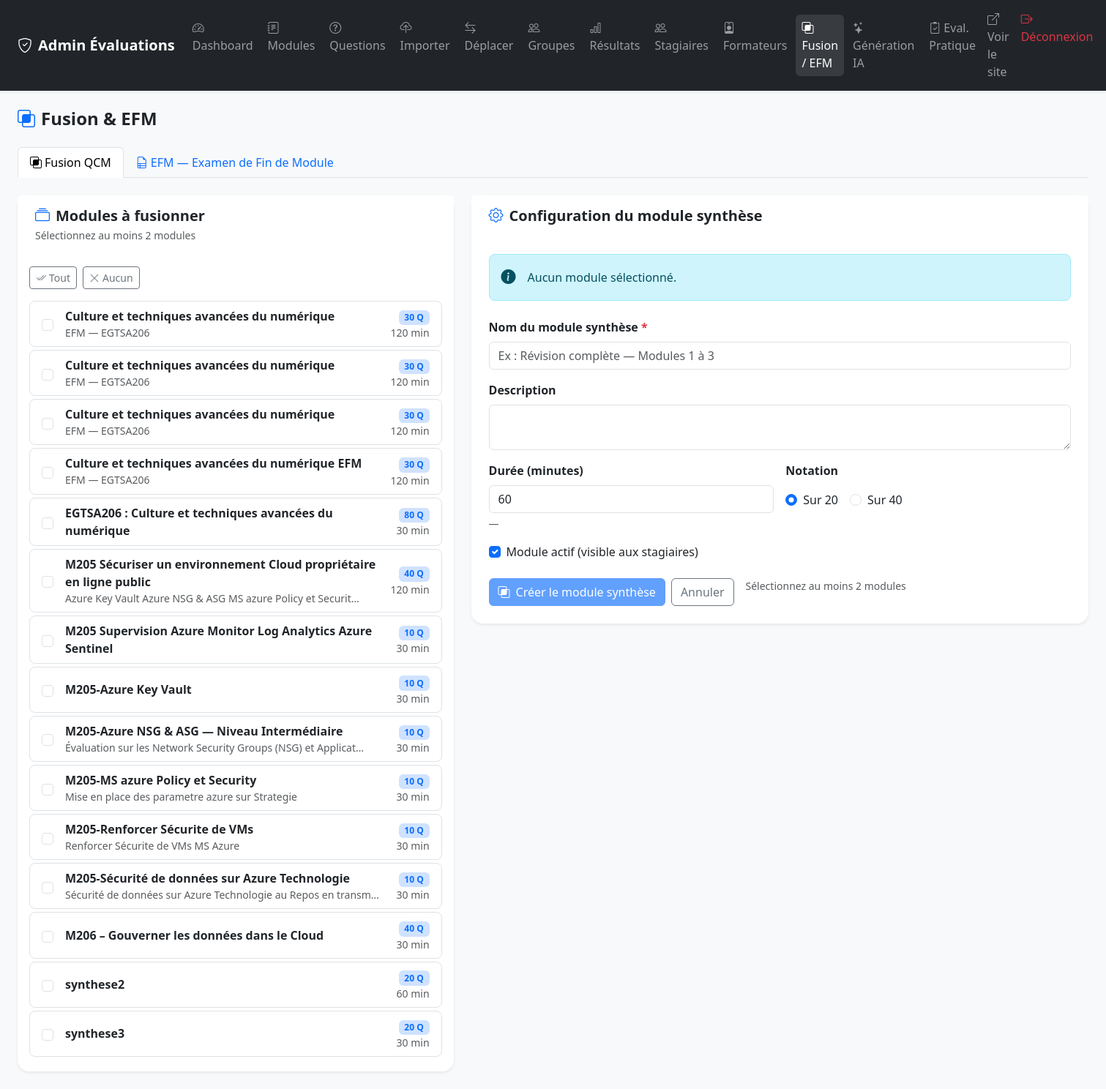
The page /admin/fusion.php (signed in) on the database its author committed.
### tables this page shows
CREATE TABLE `modules` (
  `id` int NOT NULL AUTO_INCREMENT,
  `nom` varchar(150) NOT NULL,
  `description` text,
  `duree_minutes` int DEFAULT '30',
  `note_max` int DEFAULT '20' COMMENT 'Notation sur 20 ou 40',
  `actif` tinyint(1) DEFAULT '1',
  `type` varchar(10) NOT NULL DEFAULT 'qcm',
  `meta_json` text,
  `created_at` timestamp NULL DEFAULT CURRENT_TIMESTAMP,
  PRIMARY KEY (`id`)
);

### includes/functions.php (called while the page is built, shortened)
<?php
function sanitize(string $str): string {
    return htmlspecialchars(trim($str), ENT_QUOTES, 'UTF-8');
}
function getAllModules(): array {
    $pdo = getDB();
    return $pdo->query("
        SELECT m.*,
               COALESCE(m.note_max, 20) AS note_max,
               (SELECT COUNT(*) FROM questions q WHERE q.module_id = m.id) AS nb_questions,
               COALESCE(em.code_module,   '') AS efm_code_module,
               COALESCE(em.filiere,       '') AS efm_filiere,
               COALESCE(em.etablissement, '') AS efm_etablissement,
               COALESCE(em.annee,         '') AS efm_annee
        FROM modules m
        LEFT JOIN modules_efm_meta em ON em.module_id = m.id
        ORDER BY m.nom
    ")->fetchAll();
}

### admin/fusion.php (the view, shortened to what this page needs)
<?php
require_once __DIR__ . '/../includes/functions.php';
$activeTab = 'fusion';
$modules = getAllModules();
?>
<!DOCTYPE html>
<html lang="fr">
<head>
    <link href="https://cdn.jsdelivr.net/npm/bootstrap@5.3.2/dist/css/bootstrap.min.css" rel="stylesheet">
    <link href="https://cdn.jsdelivr.net/npm/bootstrap-icons@1.11.3/font/bootstrap-icons.min.css" rel="stylesheet">
    <link href="../assets/css/style.css" rel="stylesheet">
</head>
<body class="bg-light">
<?php include __DIR__ . '/partials/navbar.php'; ?>
<div class="container-fluid py-4 px-4">
    <div class="d-flex align-items-center mb-4 gap-3">
        <h2 class="h4 fw-bold mb-0">
            <i class="bi bi-intersect me-2 text-primary"></i>Fusion &amp; EFM
        </h2>
    </div>
    <ul class="nav nav-tabs mb-4" id="fusionTabs">
        <li class="nav-item">
            <a class="nav-link <?= $activeTab === 'fusion' ? 'active' : '' ?>" href="#tab-fusion" data-bs-toggle="tab">
                <i class="bi bi-intersect me-1"></i>Fusion QCM
            </a>
        </li>
        <li class="nav-item">
            <a class="nav-link <?= $activeTab === 'efm' ? 'active' : '' ?>" href="#tab-efm" data-bs-toggle="tab">
                <i class="bi bi-file-earmark-ruled me-1"></i>EFM — Examen de Fin de Module
            </a>
        </li>
    </ul>
    <div class="tab-content">
    <div class="tab-pane fade <?= $activeTab === 'fusion' ? 'show active' : '' ?>" id="tab-fusion">
        <form method="POST" id="fusionForm">
            <div class="row g-4">
                <div class="col-lg-5">
                    <div class="card border-0 shadow-sm rounded-4 h-100">
                        <div class="card-header bg-white border-0 py-3 px-4">
                            <h5 class="mb-0 fw-bold"><i class="bi bi-collection me-2 text-primary"></i>Modules à fusionner</h5>
                            <div class="text-muted small mt-1">Sélectionnez au moins 2 modules</div>
                        </div>
                        <div class="card-body p-3">
                            <?php if (empty($modules)): ?>
                                <div class="text-center text-muted py-4"><i class="bi bi-journal-x fs-2 d-block mb-2"></i>Aucun module</div>
                            <?php else: ?>
                            <div class="d-flex gap-2 mb-3">
                                <button type="button" class="btn btn-sm btn-outline-secondary" id="btnAll"><i class="bi bi-check2-all me-1"></i>Tout</button>
                                <button type="button" class="btn btn-sm btn-outline-secondary" id="btnNone"><i class="bi bi-x-lg me-1"></i>Aucun</button>
                            </div>
                            <div class="list-group list-group-flush" id="moduleList">
                                <?php foreach ($modules as $m): ?>
                                <label class="list-group-item list-group-item-action rounded-3 mb-1 border module-item" style="cursor:pointer">
                                    <div class="d-flex align-items-center gap-3">
                                        <input class="form-check-input flex-shrink-0 module-checkbox" type="checkbox"
                                               name="module_ids[]" value="<?= $m['id'] ?>"
                                               data-questions="<?= (int)$m['nb_questions'] ?>"
                                               data-name="<?= sanitize($m['nom']) ?>"
                                               data-duree="<?= (int)$m['duree_minutes'] ?>">
                                        <div class="flex-grow-1">
                                            <div class="fw-semibold"><?= sanitize($m['nom']) ?></div>
                                            <?php if ($m['description']): ?>
                                            <div class="text-muted small"><?= sanitize(mb_substr($m['description'], 0, 60)) ?><?= mb_strlen($m['description']) > 60 ? '…' : '' ?></div>
                                            <?php endif; ?>
                                        </div>
                                        <div class="text-end flex-shrink-0">
                                            <span class="badge bg-primary-subtle text-primary"><?= (int)$m['nb_questions'] ?> Q</span>
                                            <div class="text-muted small"><?= $m['duree_minutes'] ?> min</div>
                                        </div>
                                    </div>
                                </label>
                                <?php endforeach; ?>
                            </div>
                            <?php endif; ?>
                        </div>
                    </div>
                </div>
                <div class="col-lg-7">
                    <div class="card border-0 shadow-sm rounded-4">
                        <div class="card-header bg-white border-0 py-3 px-4">
                            <h5 class="mb-0 fw-bold"><i class="bi bi-gear me-2 text-primary"></i>Configuration du module synthèse</h5>
                        </div>
                        <div class="card-body p-4">
                            <div id="selectionSummary" class="alert alert-info rounded-3 d-flex align-items-center gap-3 mb-4">
                                <i class="bi bi-info-circle-fill fs-5 flex-shrink-0"></i>
                                <span id="summaryText">Aucun module sélectionné.</span>
                            </div>
                            <div class="mb-3">
                                <label class="form-label fw-semibold">Nom du module synthèse <span class="text-danger">*</span></label>
                                <input type="text" name="nom" id="nomModule" class="form-control"
                                       placeholder="Ex : Révision complète — Modules 1 à 3"
                                       value="<?= sanitize($_POST['nom'] ?? '') ?>" required>
                            </div>
                            <div class="mb-3">
                                <label class="form-label fw-semibold">Description</label>
                                <textarea name="description" class="form-control" rows="2"><?= sanitize($_POST['description'] ?? '') ?></textarea>
                            </div>
                            <div class="row g-3 mb-3">
                                <div class="col-sm-6">
                                    <label class="form-label fw-semibold">Durée (minutes)</label>
                                    <input type="number" name="duree_minutes" id="dureeInput" class="form-control" min="5" max="300" value="<?= (int)($_POST['duree_minutes'] ?? 60) ?>">
                                    <div class="form-text" id="dureeHint">—</div>
                                </div>
                                <div class="col-sm-6">
                                    <label class="form-label fw-semibold">Notation</label>
                                    <div class="d-flex gap-3 mt-2">
                                        <div class="form-check">
                                            <input class="form-check-input" type="radio" name="note_max" value="20" id="nm20" <?= (($_POST['note_max'] ?? '20') == '20') ? 'checked' : '' ?>>
                                            <label class="form-check-label" for="nm20">Sur 20</label>
                                        </div>
                                        <div class="form-check">
                                            <input class="form-check-input" type="radio" name="note_max" value="40" id="nm40" <?= (($_POST['note_max'] ?? '') == '40') ? 'checked' : '' ?>>
                                            <label class="form-check-label" for="nm40">Sur 40</label>
                                        </div>
                                    </div>
                                </div>
                            </div>
                            <div class="mb-4 form-check">
                                <input type="checkbox" name="actif" class="form-check-input" id="actif" <?= isset($_POST['actif']) || !isset($_POST['nom']) ? 'checked' : '' ?>>
                                <label class="form-check-label" for="actif">Module actif (visible aux stagiaires)</label>
                            </div>
                            <div class="d-flex gap-2">
                                <button type="submit" class="btn btn-primary" id="btnSubmit" disabled>
                                    <i class="bi bi-intersect me-2"></i>Créer le module synthèse
                                </button>
                                <a href="modules.php" class="btn btn-outline-secondary">Annuler</a>
                                <span class="text-muted small ms-2" id="btnHint">Sélectionnez au moins 2 modules</span>
                            </div>
                        </div>
                    </div>
                </div>
            </div>
        </form>
    </div>
    </div>
</div>
</body>
</html>

### admin/partials/navbar.php (shortened to what this page needs)
<nav class="navbar navbar-expand-lg navbar-dark bg-dark shadow-sm">
    <div class="container-fluid px-4">
        <a class="navbar-brand fw-bold" href="index.php">
            <i class="bi bi-shield-check me-2"></i>Admin Évaluations
        </a>
        <div class="collapse navbar-collapse" id="adminNav">
            <ul class="navbar-nav me-auto gap-1">
                <li class="nav-item">
                    <a class="nav-link <?= basename($_SERVER['PHP_SELF']) === 'index.php' ? 'active' : '' ?>"
                       href="index.php">
                        <i class="bi bi-speedometer2 me-1"></i>Dashboard
                    </a>
                </li>
                <li class="nav-item">
                    <a class="nav-link <?= basename($_SERVER['PHP_SELF']) === 'modules.php' ? 'active' : '' ?>"
                       href="modules.php">
                        <i class="bi bi-journal-text me-1"></i>Modules
                    </a>
                </li>
                <li class="nav-item">
                    <a class="nav-link <?= basename($_SERVER['PHP_SELF']) === 'questions.php' ? 'active' : '' ?>"
                       href="questions.php">
                        <i class="bi bi-question-circle me-1"></i>Questions
                    </a>
                </li>
                <li class="nav-item">
                    <a class="nav-link <?= basename($_SERVER['PHP_SELF']) === 'import_questions.php' ? 'active' : '' ?>"
                       href="import_questions.php">
                        <i class="bi bi-cloud-upload me-1"></i>Importer
                    </a>
                </li>
                <li class="nav-item">
                    <a class="nav-link <?= basename($_SERVER['PHP_SELF']) === 'move_questions.php' ? 'active' : '' ?>"
                       href="move_questions.php">
                        <i class="bi bi-arrow-left-right me-1"></i>Déplacer
                    </a>
                </li>
                <li class="nav-item">
                    <a class="nav-link <?= basename($_SERVER['PHP_SELF']) === 'groupes.php' ? 'active' : '' ?>"
                       href="groupes.php">
                        <i class="bi bi-people me-1"></i>Groupes
                    </a>
                </li>
                <li class="nav-item">
                    <a class="nav-link <?= basename($_SERVER['PHP_SELF']) === 'results.php' ? 'active' : '' ?>"
                       href="results.php">
                        <i class="bi bi-bar-chart me-1"></i>Résultats
                    </a>
                </li>
                <li class="nav-item">
                    <a class="nav-link <?= basename($_SERVER['PHP_SELF']) === 'stagiaires.php' ? 'active' : '' ?>"
                       href="stagiaires.php">
                        <i class="bi bi-people me-1"></i>Stagiaires
                    </a>
                </li>
                <li class="nav-item">
                    <a class="nav-link <?= basename($_SERVER['PHP_SELF']) === 'formateurs.php' ? 'active' : '' ?>"
                       href="formateurs.php">
                        <i class="bi bi-person-badge me-1"></i>Formateurs
                    </a>
                </li>
                <li class="nav-item">
                    <a class="nav-link <?= in_array(basename($_SERVER['PHP_SELF']), ['fusion.php','print_efm_result.php']) ? 'active' : '' ?>"
                       href="fusion.php">
                        <i class="bi bi-intersect me-1"></i>Fusion / EFM
                    </a>
                </li>
                <li class="nav-item">
                    <a class="nav-link <?= basename($_SERVER['PHP_SELF']) === 'generate.php' ? 'active' : '' ?>"
                       href="generate.php">
                        <i class="bi bi-stars me-1"></i>Génération IA
                    </a>
                </li>
                <li class="nav-item">
                    <a class="nav-link <?= in_array(basename($_SERVER['PHP_SELF']), ['eval_pratique.php','print_grille_pratique.php','print_sujet_pratique.php']) ? 'active' : '' ?>"
                       href="eval_pratique.php">
                        <i class="bi bi-clipboard2-check me-1"></i>Eval. Pratique
                    </a>
                </li>
            </ul>
            <ul class="navbar-nav">
                <li class="nav-item">
                    <a class="nav-link" href="../index.php" target="_blank">
                        <i class="bi bi-box-arrow-up-right me-1"></i>Voir le site
                    </a>
                </li>
                <li class="nav-item">
                    <a class="nav-link text-danger" href="logout.php">
                        <i class="bi bi-box-arrow-right me-1"></i>Déconnexion
                    </a>
                </li>
            </ul>
        </div>
    </div>
</nav>

### assets/css/style.css (style rules this page uses)
:root { --primary: #4f46e5; --primary-dk: #3730a3; --success: #16a34a; --danger: #dc2626; --warning: #d97706; --radius: 12px; }
body { font-family: 'Segoe UI', system-ui, -apple-system, sans-serif; }
.card { transition: box-shadow 0.2s; }
.navbar-dark .nav-link { border-radius: 6px; padding: 6px 12px; transition: background 0.15s; }
.navbar-dark .nav-link:hover, .navbar-dark .nav-link.active { background: rgba(255,255,255,0.1); }

### rows shown on the page
modules: nom "Culture et techniques avancées du numérique", description "EFM — EGTSA206", nb_questions "30", duree_minutes "120"
modules: nom "Culture et techniques avancées du numérique", description "EFM — EGTSA206", nb_questions "30", duree_minutes "120"
modules: nom "Culture et techniques avancées du numérique", description "EFM — EGTSA206", nb_questions "30", duree_minutes "120"
modules: nom "Culture et techniques avancées du numérique EFM", description "EFM — EGTSA206", nb_questions "30", duree_minutes "120"
modules: nom "EGTSA206 : Culture et techniques avancées du numérique", nb_questions "80", duree_minutes "30"
modules: nom "M205 Sécuriser un environnement Cloud propriétaire en ligne public", description "Azure Key Vault Azure NSG & ASG MS azure Policy et Securit", nb_questions "40", duree_minutes "120"
modules: nom "M205 Supervision Azure Monitor Log Analytics Azure Sentinel", nb_questions "10", duree_minutes "30"
modules: nom "M205-Azure Key Vault", nb_questions "10", duree_minutes "30"
modules: nom "M205-Azure NSG & ASG — Niveau Intermédiaire", description "Évaluation sur les Network Security Groups (NSG) et Applicat", nb_questions "10", duree_minutes "30"
modules: nom "M205-MS azure Policy et Security", description "Mise en place des parametre azure sur Strategie", nb_questions "10", duree_minutes "30"
modules: nom "M205-Renforcer Sécurite de VMs", description "Renforcer Sécurite de VMs MS Azure", nb_questions "10", duree_minutes "30"
modules: nom "M205-Sécurité de données sur Azure Technologie", description "Sécurité de données sur Azure Technologie au Repos en transm", nb_questions "10", duree_minutes "30"
modules: nom "M206 – Gouverner les données dans le Cloud", nb_questions "40", duree_minutes "30"
modules: nom "synthese2", nb_questions "20", duree_minutes "60"
modules: nom "synthese3", nb_questions "20", duree_minutes "30"
